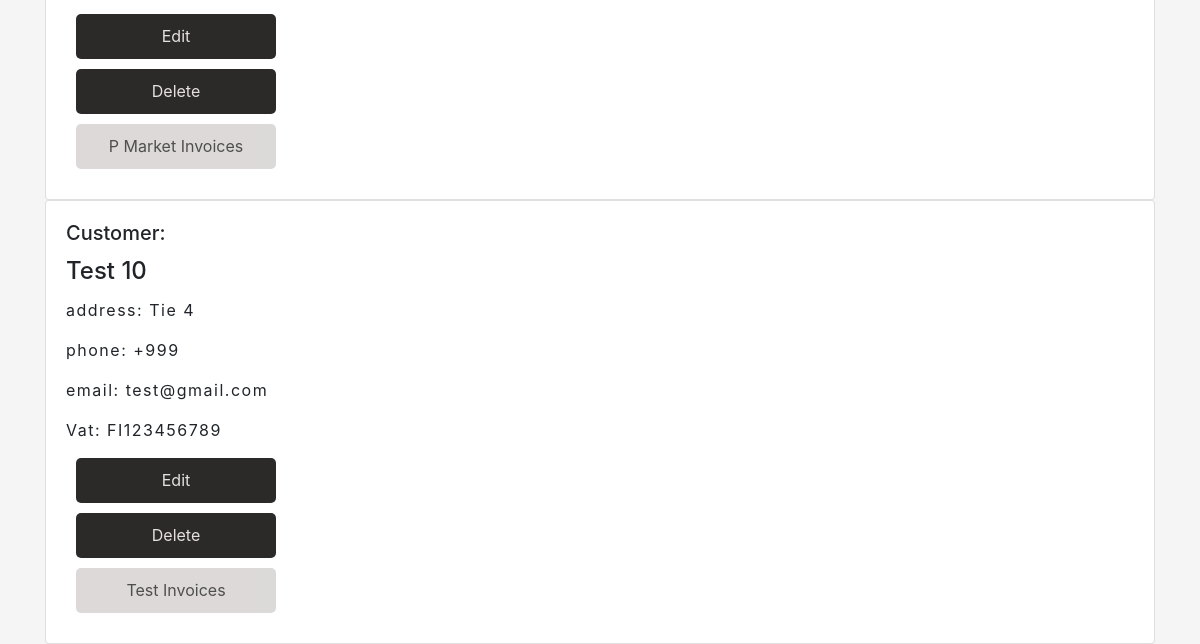
The app's page /customerlist/ (lower part), older data.
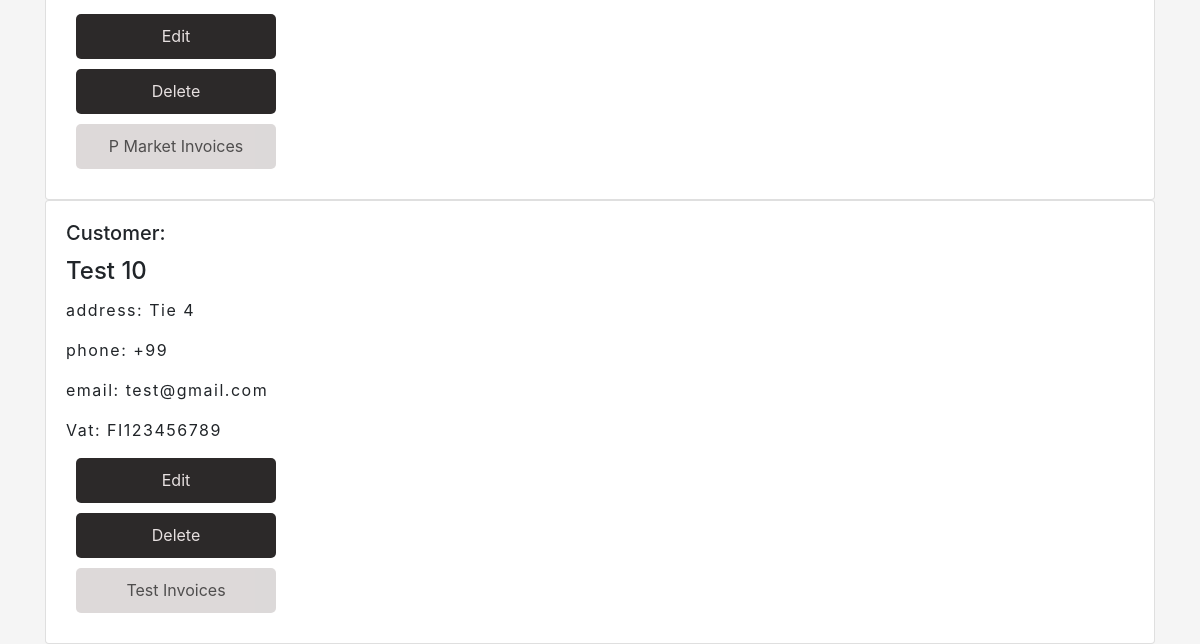
The same page, newer data.
### app/models.py (models this page shows, shortened)
class CustomerAccount(models.Model):
    name = models.CharField(max_length = 50, default=None)
    address = models.CharField(max_length = 50, default=None)
    phone = models.CharField(max_length = 50, default=None)
    mail = models.CharField(max_length = 50, default=None)
    vat = models.CharField(max_length = 20, default=None)
    account = models.ForeignKey(Account, on_delete =models.PROTECT)

### app/views.py (the view)
# urls.py: path('customerlist/', customerlistview, name="customers"),
def customerlistview(request):
    customerlist = CustomerAccount.objects.all()
    accountlist = Account.objects.all()
    context = {'customers': customerlist, 'accounts': accountlist}
    return render (request,"customerlist.html",context )

### app/templates/customerlist.html (shortened to what this page needs)
{% extends 'index.html' %}
{%load static%}
{% block content %}
    {% for c in customers %}
    <div class="customerList">
    <div class="card" style="width: 100%;">
    <div class="card-body">
        <h5 class="card-title">Customer:</h5>
        <h4 class="card-title">{{c.name}} {{c.id}}</h4>
        <p class="card-text">address: {{c.address}} </p>
        <p class="card-text">phone: {{c.phone}} </p>
        <p class="card-text">email: {{c.mail}} </p>
        <p class="card-text">Vat: {{c.vat}} </p>
        <a href="/edit-customer-get/{{c.id}}/"class="btn" >Edit</a>
        <a href="/confirm-delete-customer/{{c.id}}/" class="btn" >Delete</a>
        <a href="/invoices-by-customer/{{c.id}}/" class="btn-ghost" >{{c.name}} Invoices</a>
    </div>
</div>
</div>
{%endfor%}
{% endblock %}

Row changes from the older to the newer data that the page shows:
changed CustomerAccount "Test": phone "+999" → "+99"
